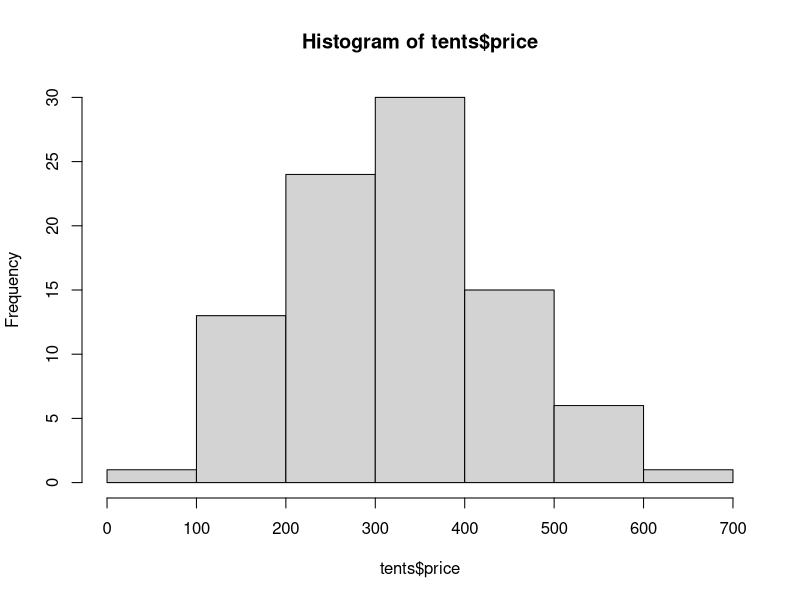
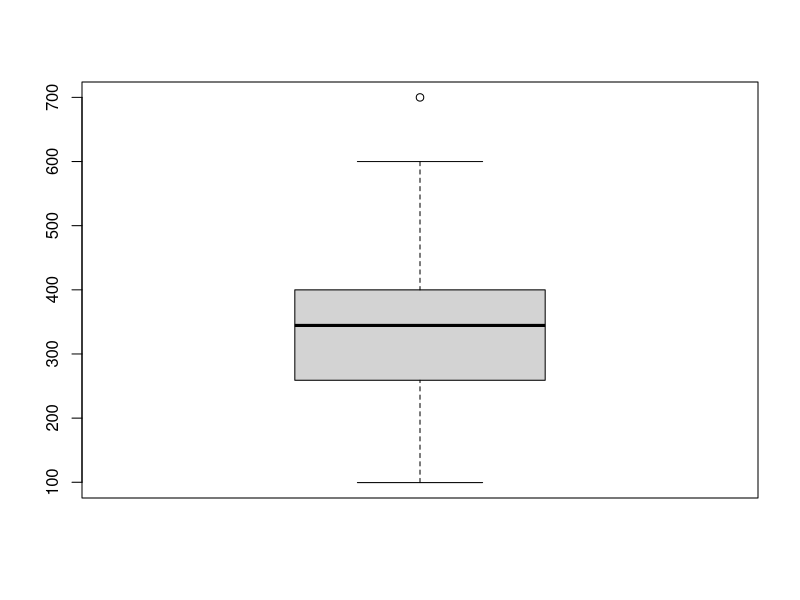
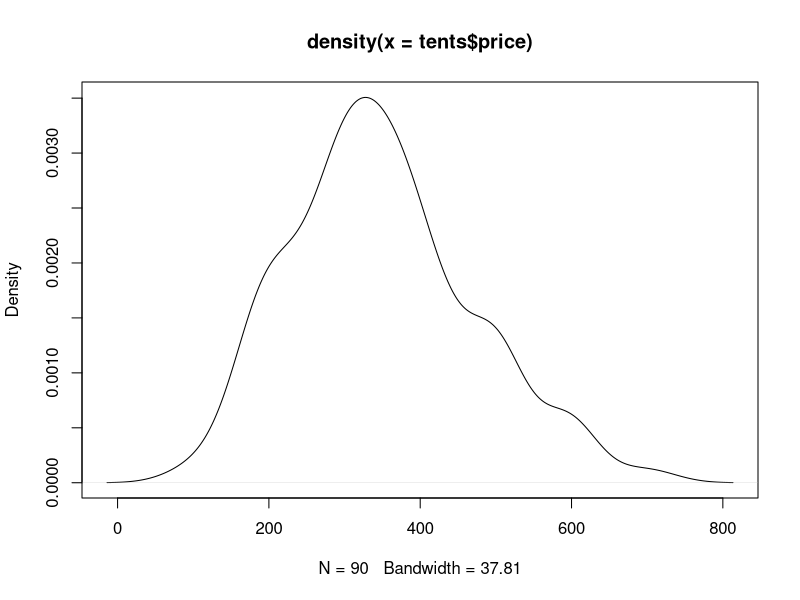
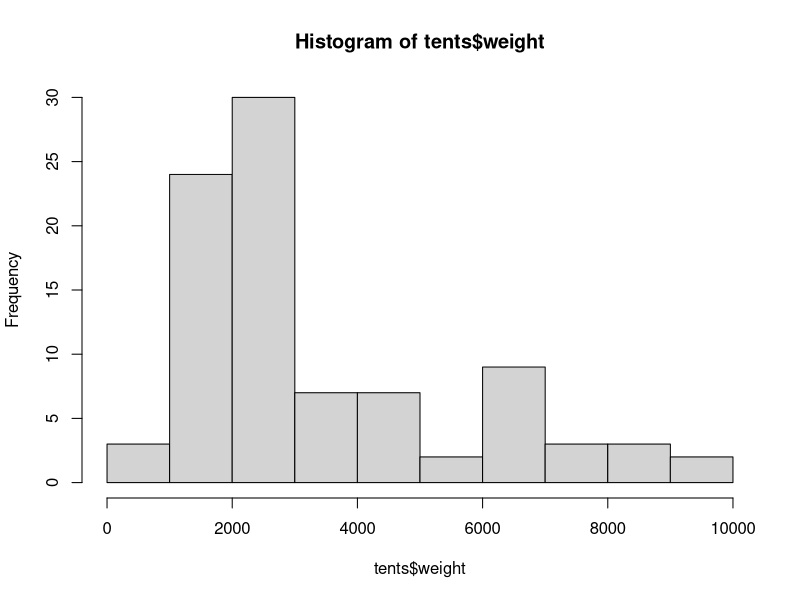
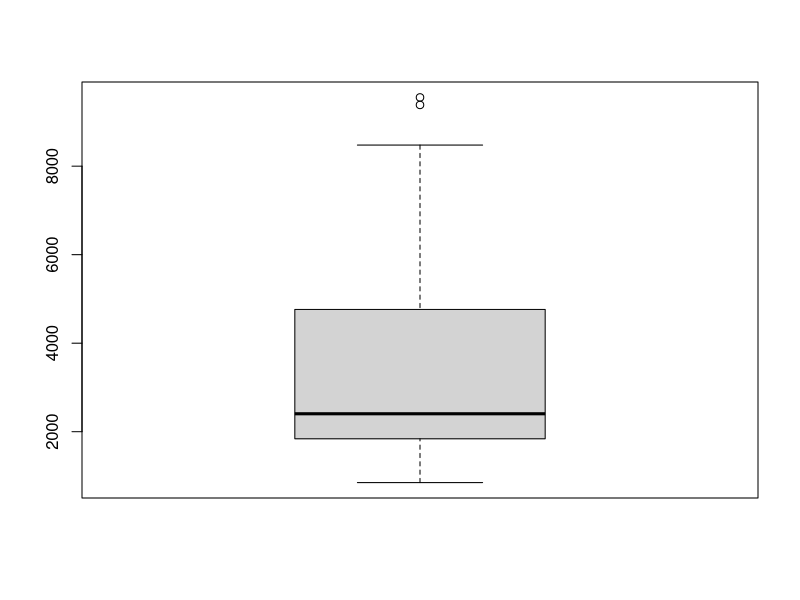
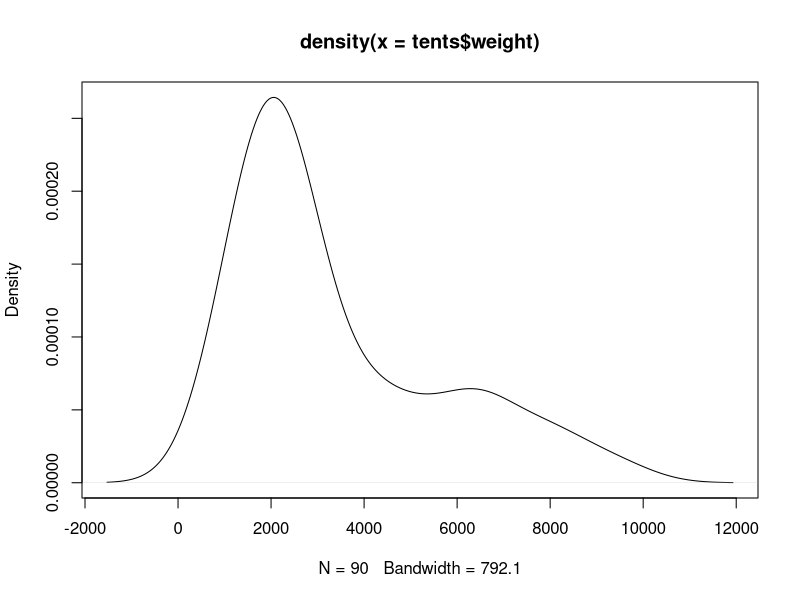
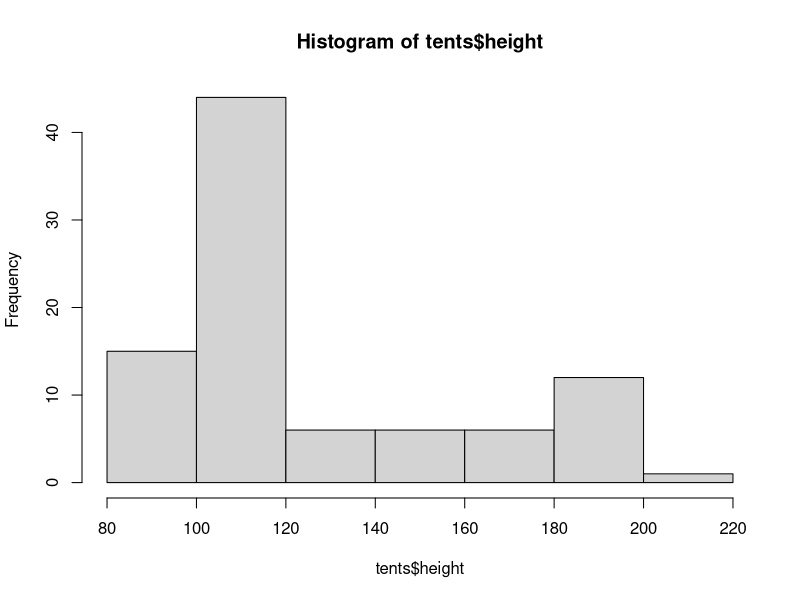
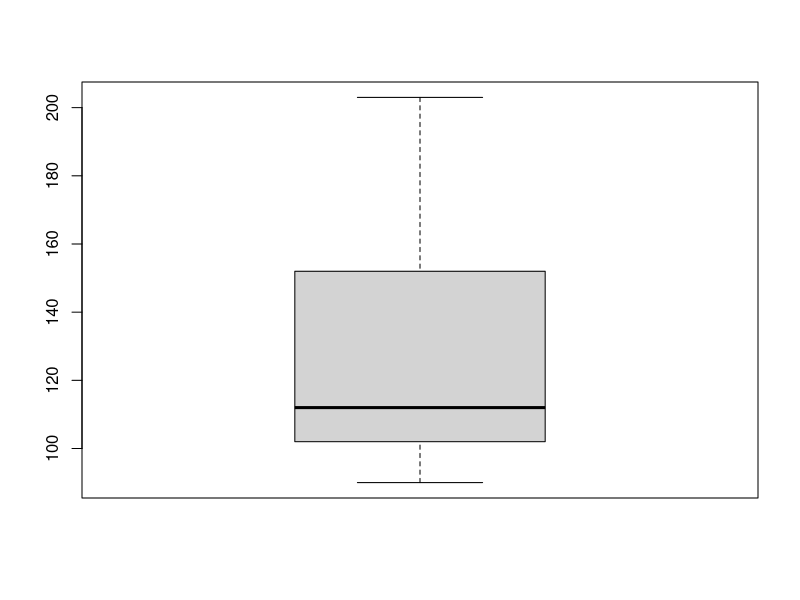

Recreate these plots in R, in order.
# =====================================================
# Stat133: HW 2
# Description: Basic manipulation of data structures
#              and creation of simple graphics
# Data: Camping Tents
# =====================================================

# Please submit your own R script file to bcourses

# Write your name
# Name:


# =====================================================
# Reading the Data Into R
# =====================================================
# We'll be working with the dataset 'tents1.csv'
# (available in the folder 'datasets' in the 
# github repository of the course)
# =====================================================

# read the file 'tents1.csv' in R and assign it to an object
# called 'tents' ---this will be the main data frame--- 
# Character strings must NOT be converted to factors!
# (use whatever method you like to import the data)
setwd("/Users/Gaston/Documents/stat133/stat133")
tents <- read.csv("datasets/tents1.csv", stringsAsFactors = FALSE)

# inspect the data structure of 'tents'
str(tents, vec.len = 1)

# how many rows in the dataset?
nrow(tents)

# how many columns in the dataset?
ncol(tents)

# names of columns
names(tents)

# take a look at the first 6 rows
head(tents)


# =====================================================
# Quantitative Variables:
# =====================================================
# We'll start by exploring the quantiative variables
# 1) price
# 2) weight
# 3) height
# =====================================================

# get numeric summaries of each quantitative variable
summary(tents$price)
summary(tents$weight)
summary(tents$height)

# weight is given in grams
# add a new variable to 'tents' for weight expressed in pounds
tents$weight_lbs <- tents$weight * 0.0022

# height is given in centimeters
# add a new variable to 'tents' for height expressed in inches
tents$height_in <- tents$height * 0.3937

# how many tents have price less than $300
sum(tents$price < 300)

# how many tents have price greater than $400
sum(tents$price > 400)

# what's the name of the tent with maximum price
tents$name[which.max(tents$price)]

# what's the name of the tent with minimum price
tents$name[which.min(tents$price)]

# what's the name of the tent with maximum weight
tents$name[which.max(tents$weight)]

# what's the name of the tent with minimum weight
tents$name[which.min(tents$weight)]

# select the data of tents with 
# price > $400 AND weight < 1500 grams
tents[tents$price > 400 & tents$weight < 1500, ]

# subset those tents with brand 'big-agnes'
big_agnes <- subset(tents, brand == 'big-agnes')
head(big_agnes)

# Create a factor of prices using the cut() function;
# for the argument 'breaks' give a vector of cutting points
# such that the obtained levels are as follows:
#    (0, 100]
#  (100, 200]
#  (200, 300]
#  (300, 400]
#  (400, 500]
#  (500, 600]
#  (600, 700]
price_cut <- cut(
  tents$price, 
  breaks = c(0, 100, 200, 300, 400, 500, 600, 700)
)

table(price_cut)


# =====================================================
# Statistical graphics of Quantitative Variables
# =====================================================
# for each quantitative variable, obtain the following plots:
# - histogram
# - boxplot
# - density curve
# (look at each graphic carefully and see what types 
# of distribution patterns show each variable)
# =====================================================

hist(tents$price)
boxplot(tents$price)
plot(density(tents$price))

hist(tents$weight)
boxplot(tents$weight)
plot(density(tents$weight))

hist(tents$height)
boxplot(tents$height)
plot(density(tents$height))


# Obtain scatter plots of:
# price, height
# price, weight
# height, weight
plot(tents[ , c('price', 'height')])
plot(tents[ , c('price', 'weight')])
plot(tents[ , c('height', 'weight')])


# Obtain a scatter plot matrix of price, height, and weight
pairs(tents[ , c('price', 'height', 'weight')])


# =====================================================
# Plot challenge: 
# Here's a small graphic challenge; you'll need to 
# read the documentation of plot() and par()
# =====================================================
# Obtain a scatter plot of height and weight such that:
# - Axis are labeled with the corresponding variable name
# - Points are colored with alpha transparency
#   (choose a color of your preference)
# - The symbol of points are squares
# - x-axis ranges from 80 to 220
# - y-axis ranges from 0 to 10000
# - Include a title
plot(tents[ , c('height', 'weight')], xlim = c(80, 220),
     ylim = c(0, 10000), col = "#894588aa", pch = 15,
     main = "Height and Weight of Camping Tents")



# =====================================================
# Qualitative Variables
# =====================================================
# Now let's focus on the qualitative variables:
# 1) brand
# 2) bestuse
# 3) seasons
# 4) capacity
# =====================================================

# get frequency tables of each qualitative variable
table(tents$brand)
table(tents$bestuse)
table(tents$seasons)
table(tents$capacity)

# what is the brand with less number of tents
which.min(table(tents$brand))

# are there any tents of brand 'rei'?
# and if so, how many?
any(tents$brand == 'rei')
sum(tents$brand == 'rei')

# are there any tents of brand 'millet'
# and if so, how many?
any(tents$brand == 'millet')

# how many 'north-face' tents are intended to be
# used ('bestuse') for Mountaineering
sum(tents$bestuse[tents$brand == 'north-face'] == 'Mountaineering')

# what brands have tents intended to be used for 'Mountaineering'
tents$brand[tents$bestuse == "Mountaineering"]


# =====================================================
# Statistical graphics of Qualitative Variables
# =====================================================
# for 'bestuse', 'seasons', and 'capacity' obtain 
# the following plots:
# - bar plot
# - dot chart
# - pie chart
# (feel free to change colors, add titles, and rank values)
# =====================================================

tbestuse <- table(tents$bestuse)
barplot(tbestuse)
dotchart(tbestuse)
pie(tbestuse)

tseasons <- table(tents$seasons)
barplot(tseasons)
dotchart(tseasons)
pie(tseasons)

tcapacity <- table(tents$capacity)
barplot(tcapacity)
dotchart(tcapacity)
pie(tcapacity)


# =====================================================
# Plot challenge: 
# =====================================================
# Make a barplot for 'brand' such that:
# - bars are horizontally oriented
# - bars are arranged in decreasing order
# - bars without a border
# - brand labels are perpendicular to the y-axis
#   (i.e. labels horizontally oriented)
# - modify margins in order to have enough room for labels 
# - x-axis ranges from 0 to 25
# - include a title
tbrand <- sort(table(tents$brand), decreasing = FALSE)

op <- par(mar = c(4, 8, 3, 2))
barplot(tbrand, horiz = TRUE, border = NA, las = 2, xlim = c(0, 25))
title("Bar chart of Tent Brands")
par(op)



# =====================================================
# More basic manipulations
# =====================================================

# summary of 'price' of big agnes tents
summary(tents$price[tents$brand == 'big-agnes'])

# summary of 'price' of rei tents
summary(tents$price[tents$brand == 'rei'])

# cross-table of seasons and bestuse
table(tents$seasons, tents$bestuse)



# =====================================================
# Bivariate Plots
# =====================================================

# use boxplot() to plot the distribution of 'weight' 
# conditional to:
# - brand
# - bestuse
# - capacity
# - seasons
# (get a boxplot for each categorical variable)
boxplot(tents$weight ~ tents$brand)
boxplot(tents$weight ~ tents$bestuse)
boxplot(tents$weight ~ tents$capacity)
boxplot(tents$weight ~ tents$seasons)


# make a scatter-plot of height and weight, using 
# 'capacity' as a factor for the color argument
plot(tents$height, tents$weight, col = factor(tents$capacity))

# get the same scatter plot but now pass 'bestuse'
# as a factor for the color argument
plot(tents$height, tents$weight, col = factor(tents$bestuse))

# remember that factors are internally stored as
# integer vectors. To get the integers associated to the 
# levels of a factor you can use unclass(). For instance:
unclass(factor(tents$bestuse))

# make the same scatter plot, using 'bestuse' as factor for colors,
# and using the integers associated to factor 'bestuse' for the
# argument that changes the type of plotted symbol
plot(tents$height, tents$weight, 
     col = factor(tents$bestuse), 
     pch = unclass(factor(tents$bestuse)))



# =====================================================
# Plot challenge: 
# =====================================================

# obtain a new data frame by subsetting tents of brand 'rei'
rei <- subset(tents, brand == 'rei')

# create a vector of colors for each rei tent according to 'bestuse':
# 'Carcamping' tents in color 'tomato'
# 'Backpacking' tents in color 'orange'
# 'Mountaineering' tents in color 'blue'
rei_cols <- character(nrow(rei))
rei_cols[rei$bestuse == "Carcamping"] <- "tomato"
rei_cols[rei$bestuse == "Backpacking"] <- "orange"
rei_cols[rei$bestuse == "Mountaineering"] <- "blue"

# Make a scatter plot of 'height' and 'weight' (of 'rei' tents)
# The background of the entire plot must be of color 'gray99'
# Instead of points, show the name of each rei tent
# Use the vector of colors to color tent names
# Include a legend in the top left corner indicating the 
# 'bestuse' types and their corresponding colors
# Add a title
op <- par(bg = 'gray99')
plot(rei$height, rei$weight, type = 'n',
     xlab = "hieght", ylab = 'weight')
text(rei$height, rei$weight, labels = rei$name, 
     col = rei_cols)
legend("topleft", 
       legend = c('Carcamping', 'Backpacking', 'Mountaineering'),
       fill = c('tomato', 'orange', 'blue'))
title('REI tents')
par(op)


